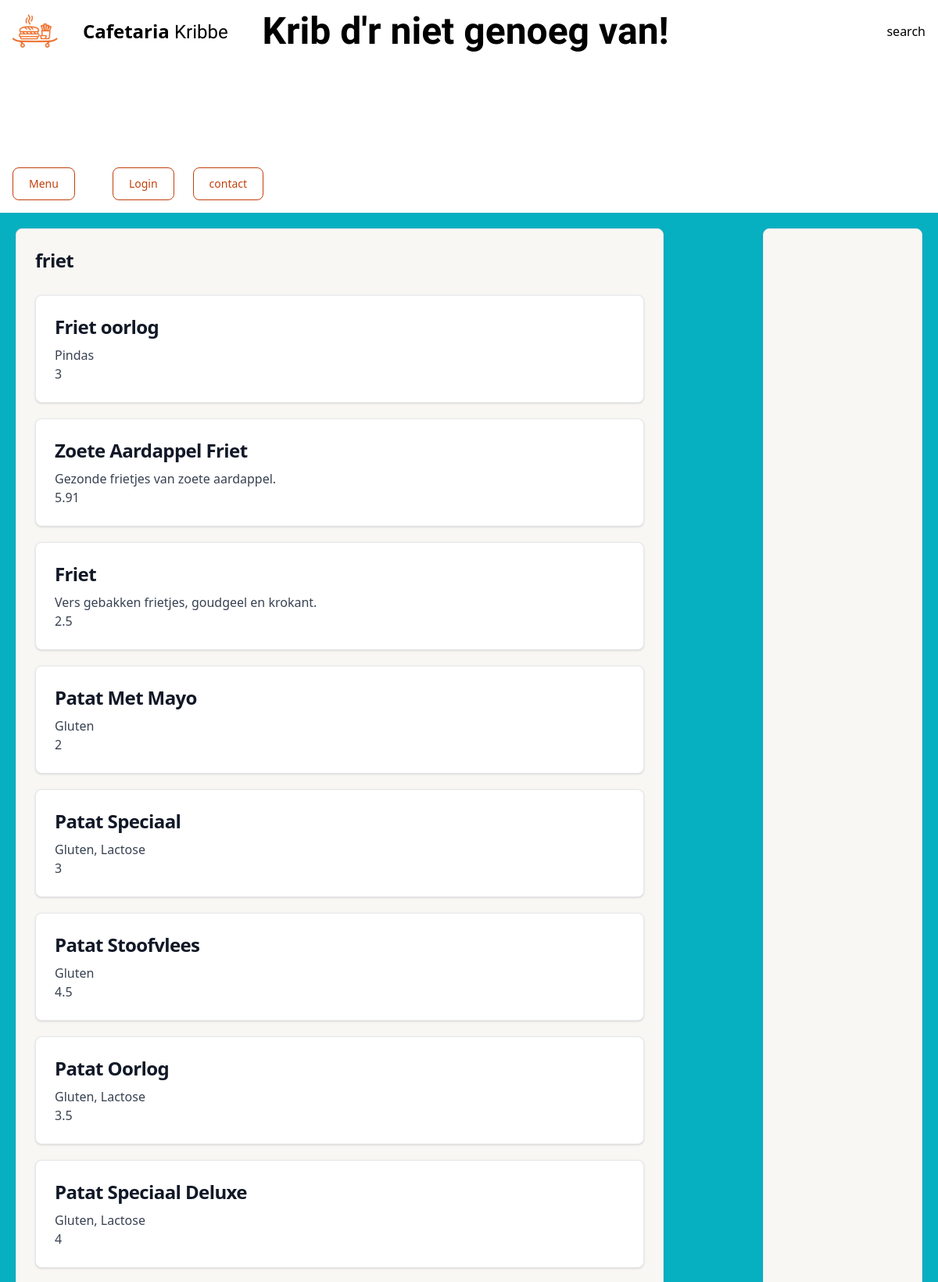
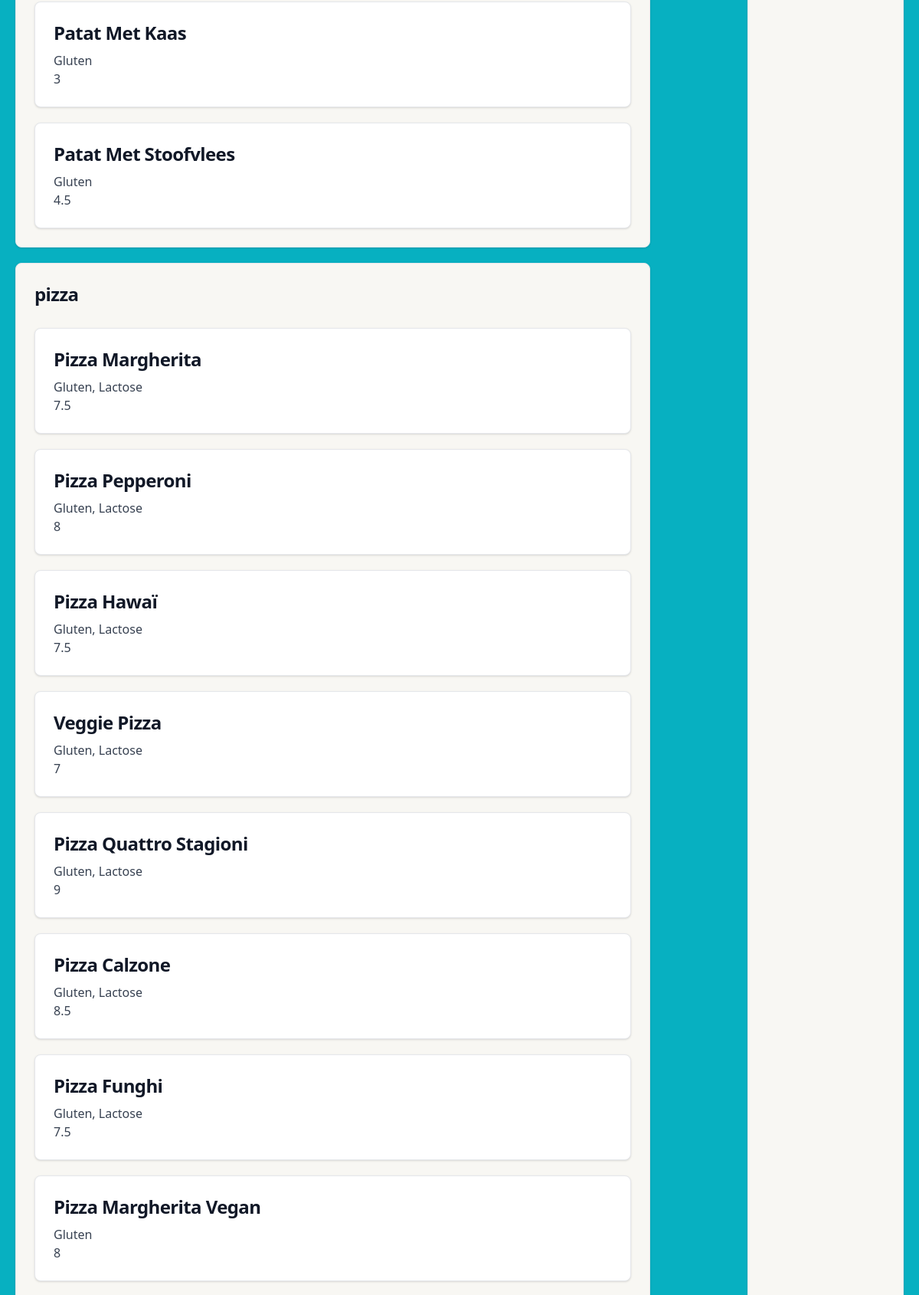
The app's page /index.php?page=menu (upper part) with its own data (2 pictures, top to bottom).
### tables this page shows
CREATE TABLE IF NOT EXISTS `menu` (
  `menuID` int NOT NULL AUTO_INCREMENT,
  `naam` varchar(255) NOT NULL DEFAULT '0',
  `allergeen` varchar(255) NOT NULL DEFAULT '0',
  `img_path` varchar(255) NOT NULL DEFAULT '0',
  `categorie` int NOT NULL DEFAULT '0',
  `prijs` float NOT NULL DEFAULT '0',
  PRIMARY KEY (`menuID`),
  KEY `categorie` (`categorie`),
  CONSTRAINT `FK_menu_categorien` FOREIGN KEY (`categorie`) REFERENCES `categorien` (`catID`)
);

### App/Controllers/Connection.php (called while the page is built, shortened)
<?php
class Connection
{
    public function getAllMenu()
    {
        $stmt = Conn::$conn->prepare("SELECT menu.menuID, menu.naam, menu.allergeen, menu.img_path, categorien.categorie, menu.prijs FROM `menu` JOIN categorien ON categorien.catID = menu.categorie");
        $stmt->execute();
        $res = $stmt->fetchAll(PDO::FETCH_ASSOC);
        return $res;
    }
}

### App/Models/MenuItem.php (the view, shortened to what this page needs)
<?php
class MenuItem
{
    private $naam = '';
    private $allergeen = '';
    private $prijs = 0.00;
    private $categorie = '';
    public function __construct($menuItemID, $naam, $allergeen, $prijs, $imgPath, $categorie)
    {
        $this->naam = $naam;
        $this->allergeen = $allergeen;
        $this->prijs = $prijs;
        $this->categorie = $categorie;
    }
    public function getWrapper()
    {
        $wrapper = "
            <div onclick='addToCart([&quot;$this->naam&quot;, &quot;$this->allergeen&quot;, $this->prijs])' class='block w-full p-6 bg-white border border-gray-200 rounded-lg shadow'>
                <h5 class='mb-2 text-2xl font-bold tracking-tight text-gray-900'>".$this->naam."</h5>
                <p class='font-normal text-gray-700'>". $this->allergeen ."</p>
                <p class='font-normal text-gray-700'>". $this->prijs ."</p>
            </div>
        ";
        return $wrapper;
    }
    function getCategorie(){
        return $this->categorie;
    }
}

### Index.php (shortened to what this page needs)
<!DOCTYPE html>
<html lang="en">
<?php
    $menu = new Menu();
    $page = "";
    if (isset($_GET['page'])){
        $page = $_GET['page'];
    } else {
        $page = 'home';
    }
?>
<head>
    <?php include "includes/index/links-index.inc.php"; ?>
    <script src="https://cdn.tailwindcss.com"></script>
</head>
<body class="bg-[#07B0C1]">
    <header>
        <?php
        if($page == "dashboard"){
        } else {
            include "includes/navbar.inc.php";
        }
        ?>
    </header>
    <main>
        <?php include "includes/$page.inc.php"; ?>
    </main>
</body>
</html>

### includes/index/links-index.inc.php (shortened to what this page needs)
<link rel="stylesheet" href="style/style.css">
<script src="https://unpkg.com/@tailwindcss/browser@4"></script>

### includes/navbar.inc.php
<nav class="bg-white border-gray-200 dark:bg-gray-900">
    <div class="flex flex-wrap justify-between w-full items-center p-4 gap-y-[150px] max-w-full">
        <a href="index.php?page=home" class="flex items-center space-x-4 rtl:space-x-reverse">
            <img src="img/icon/icon.png" class="h-11" alt="Flowbite Logo" />
            <span class="self-center text-2xl font-semibold whitespace-nowrap dark:text-[#07B0C1]">Cafetaria <i
                    class="freckle-face-regular">Kribbe</i></span>
        </a>
        <div class="flex items-center space-x-3 rtl:space-x-reverse">
            <p class="self-center text-5xl font-semibold whitespace-nowrap dark:text-[#07B0C1] freckle-face-regular">
                Krib d'r niet genoeg van!</p>
        </div>
        <div>
            <form method="post" action="index.php?page=menu">
                <input type="text" name="search">
                <button type="submit">search</button>
            </form>
        </div>
        <div class="flex items-center space-x-6 rtl:space-x-reverse">
            <a href="index.php?page=menu" class="text-sm text-gray-500 dark:text-blue-500 hover:underline">
                <button type="button"
                    class="text-orange-700 hover:text-white border border-orange-700 hover:bg-orange-800 focus:ring-4 focus:outline-none focus:ring-orange-300 font-medium rounded-lg text-sm px-5 py-2.5 text-center dark:border-orange-500 dark:text-orange-500 dark:hover:text-white dark:hover:bg-orange-500 dark:focus:ring-orange-800">Menu</button>
            </a>
            <a href="index.php?page=login" class="text-sm  text-gray-500 dark:text-blue-500 hover:underline">
                <button type="button"
                    class="text-orange-700 hover:text-white border border-orange-700 hover:bg-orange-800 focus:ring-4 focus:outline-none focus:ring-orange-300 font-medium rounded-lg text-sm px-5 py-2.5 text-center dark:border-orange-500 dark:text-orange-500 dark:hover:text-white dark:hover:bg-orange-500 dark:focus:ring-orange-800">Login</button>
            </a>
            <a href="index.php?page=contact" class="text-sm  text-gray-500 dark:text-blue-500 hover:underline">
                <button type="button"
                    class="text-orange-700 hover:text-white border border-orange-700 hover:bg-orange-800 focus:ring-4 focus:outline-none focus:ring-orange-300 font-medium rounded-lg text-sm px-5 py-2.5 text-center dark:border-orange-500 dark:text-orange-500 dark:hover:text-white dark:hover:bg-orange-500 dark:focus:ring-orange-800">contact</button>
            </a>
        </div>
    </div>
</nav>

### includes/menu.inc.php (shortened to what this page needs)
<div class="flex">
    <div class='flex flex-wrap w-[100%] content-center gap-y-5 mt-5 justify-between'>
        <?php
        if (isset($_POST['search'])) {
            $menu->getFilterdMenuAsItems($_POST['search']);
        } else {
            $menu->displayFullMenu();
        }
        ?>
    </div>
    <div class='flex flex-col justify-between gap-y-5 block w-[20%] p-6 mt-5 bg-[#F8F7F3] border border-gray-200 rounded-lg shadow sticky top-5 max-h-[70vh] overflow-y-scroll mr-5'
        id='cartcontainer'>
    </div>
</div>

### App/Controllers/Menu.php (shortened to what this page needs)
<?php
class Menu
{
    private $menu;
    private $connection;
    public function __construct()
    {
        if (isset($connection) == false) {
            $this->connection = new Connection();
        }
        $this->result = $this->connection->getAllMenu();
        $this->menu = [];
        foreach ($this->result as $r) {
            array_push($this->menu, $this->newItem($r));
        }
    }
    private function makeCatSet()
    {
        $catArray = [];
        for ($i = 0; $i < sizeof($this->menu); $i++) {
            array_push($catArray, $this->menu[$i]->getCategorie());
        }
        $categorien = array_unique($catArray);
        return $categorien;
    }
    public function displayFullMenu()
    {
        $uniqueCats = $this->makeCatSet();
        foreach ($uniqueCats as $categorie) {
            echo "
                <div class='flex flex-col gap-y-5 block w-[85%] p-6 bg-[#F8F7F3] border border-gray-200 rounded-lg shadow ml-5'>
                    <h1 class='mb-2 text-2xl font-bold tracking-tight text-gray-900'> $categorie </h1>"
            ;
            foreach ($this->menu as $item) {
                $comp = $item->getCategorie();
                if ($categorie == $comp) {
                    echo $item->getWrapper();
                }
            }
            echo "</div>";
        }
    }
    private function newItem($array)
    {
        $item = new Item($array['menuID'], $array['naam'], $array['allergeen'], $array['prijs'], $array['img_path'], $array['categorie']);
        return $item;
    }
}

### style/style.css (style rules this page uses)
.freckle-face-regular { font-family: "Freckle Face", system-ui; font-weight: 400; font-style: normal; }

### records on screen
menu: naam "Friet oorlog", allergeen "Pindas", prijs "3"
menu: naam "Zoete Aardappel Friet", allergeen "Gezonde frietjes van zoete aardappel.", prijs "5.91"
menu: naam "Friet", allergeen "Vers gebakken frietjes, goudgeel en krokant.", prijs "2.5"
menu: naam "Patat Met Mayo", allergeen "Gluten", prijs "2"
menu: naam "Patat Speciaal", allergeen "Gluten, Lactose", prijs "3"
menu: naam "Patat Stoofvlees", allergeen "Gluten", prijs "4.5"
menu: naam "Patat Oorlog", allergeen "Gluten, Lactose", prijs "3.5"
menu: naam "Patat Speciaal Deluxe", allergeen "Gluten, Lactose", prijs "4"
menu: naam "Patat Met Kaas", allergeen "Gluten", prijs "3"
menu: naam "Patat Met Stoofvlees", allergeen "Gluten", prijs "4.5"
menu: naam "Pizza Margherita", allergeen "Gluten, Lactose", prijs "7.5"
menu: naam "Pizza Pepperoni", allergeen "Gluten, Lactose", prijs "8"
menu: naam "Pizza Hawaï", allergeen "Gluten, Lactose", prijs "7.5"
menu: naam "Veggie Pizza", allergeen "Gluten, Lactose", prijs "7"
menu: naam "Pizza Quattro Stagioni", allergeen "Gluten, Lactose", prijs "9"
menu: naam "Pizza Calzone", allergeen "Gluten, Lactose", prijs "8.5"
menu: naam "Pizza Funghi", allergeen "Gluten, Lactose", prijs "7.5"
menu: naam "Pizza Margherita Vegan", allergeen "Gluten", prijs "8"

### other values on screen
$categorie "friet"
$categorie "pizza"
